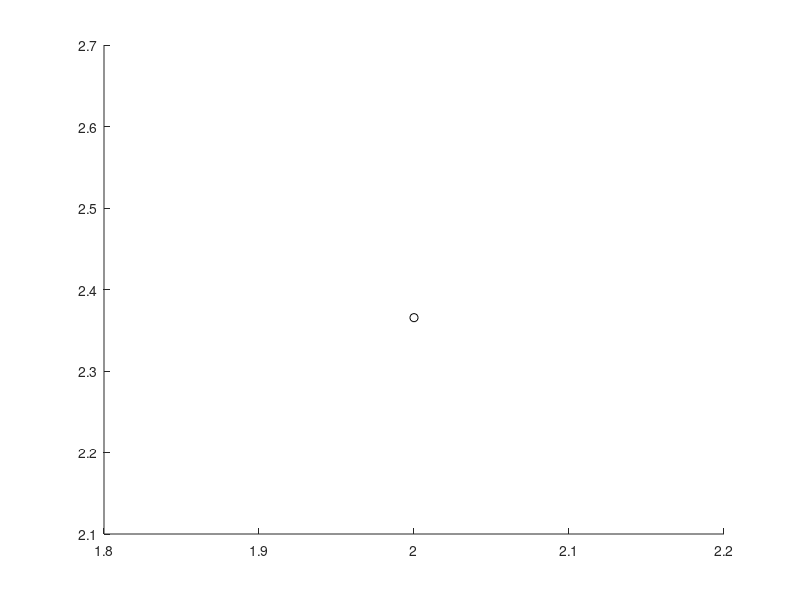

This figure's MATLAB source: (Note: this script raises an error after producing the figure.)
function partc()
%Abhishek Kumar Srivastava
%Student Id: 861307778
%October 07, 2016
%CS 229
%PS1
%Solution of partC
    hold on;
    for d = [2 5 10]       % dimensions 2,5 and 10 
        sigma = eye(d)*0.2 + ones(d)*0.8;       %convergence matrix
        for m = 2:1000       % range of m 2-1000
            amd = 0;
            for i = 1:100       %average over 100 iteration
                A = randn(m,d) * sigma;     % generating random matrix of mXd
                vd = eucdist(A);       % calculate the eucledian vector distances
                vd  = vd + 10.*eye(size(vd));   %maximize the daigonal elements
                amd = amd + mean(min(vd'));     % average mean distance
            end
            amd = amd/100;      %average of mean vlaues over 100 iterations
            if(d == 2)
                plot(m,amd,'ko');     % black dots when d = 2  
            elseif(d == 5)
                plot(m,amd,'go');     %green dots when d = 5
            else
                plot(m,amd,'ro');       %red dots when d = 10
            end
        end
    end
    xlabel('m');
    ylabel('average mean distance');
    title('partc');
hold off
legend('d=2(black)','d=5(green)','d=10(red)');

function ed = eucdist(M)
[r,c] = size(M);
M1 = repmat(permute(M,[1 3 2]),[1 r 1]);
M2 = repmat(permute(M,[3 1 2]),[c 1 1]);
dist = M1-M2;
ed = sqrt(sum(dist.*dist,3)); %square root of the distances